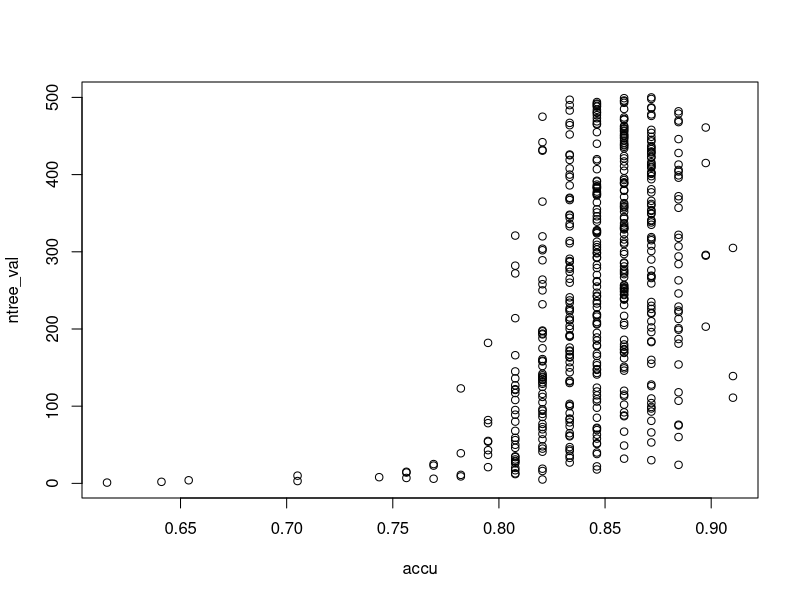
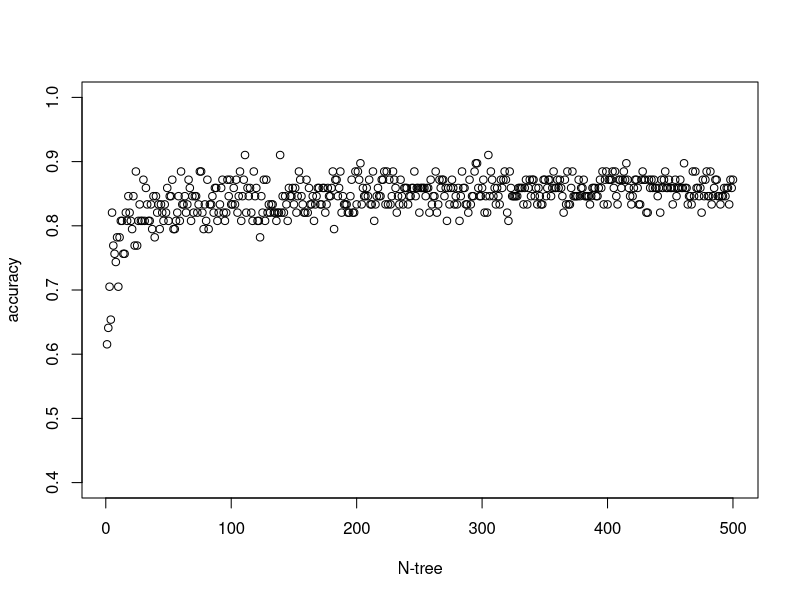

Here is the R script that generated these plots, in order:
library(randomForest)
library(caret)

sonar.test = read.csv('sonar_test.csv')
sonar.train = read.csv('sonar_train.csv')

#levels(sonar.test$col61) = c(1, -1)
#levels(sonar.train$col61) = c(1, -1)
sonar.test$col61 = as.factor(sonar.test$col61)
sonar.train$col61 = as.factor(sonar.train$col61)

#61번째 column이 sonar.train에서의 종속변수(목표변수; target variable)이다.
sonar.train$col61


#sonar.train data를 바탕으로 randomForest 모델을 만든다.
ntree_val = seq(1, 500, 1)
RF = c()
for(i in 1:length(ntree_val)) {
  RF[[i]] <- randomForest(col61 ~ ., sonar.train, ntree = ntree_val[i])
}

#ntree_val = as.factor(ntree_val)

sonar.predict.test = c()
cm.sonar.test = c()
for(i in 1:length(ntree_val)) {
  sonar.predict.test[i] = predict(RF[i], sonar.test, type = 'response')
}

for(i in 1:length(ntree_val)) {
  cm.sonar.test[[i]] = confusionMatrix(sonar.predict.test[[i]], sonar.test$col61, positive = "1")
}

accu = c()
for(i in 1:length(ntree_val)) {
accu[i] = cm.sonar.test[[i]]$overall[1]
}
#accu = as.factor(accu)

df = data.frame(accu, ntree_val)
plot(df)

#ggplot(df, aes(x=ntree_val, y=accu)) + geom_histogram() + stat_identity()
plot(ntree_val, accu, xlab="N-tree", ylab="accuracy", ylim=c(0.4, 1), xlim=c(1,500))
